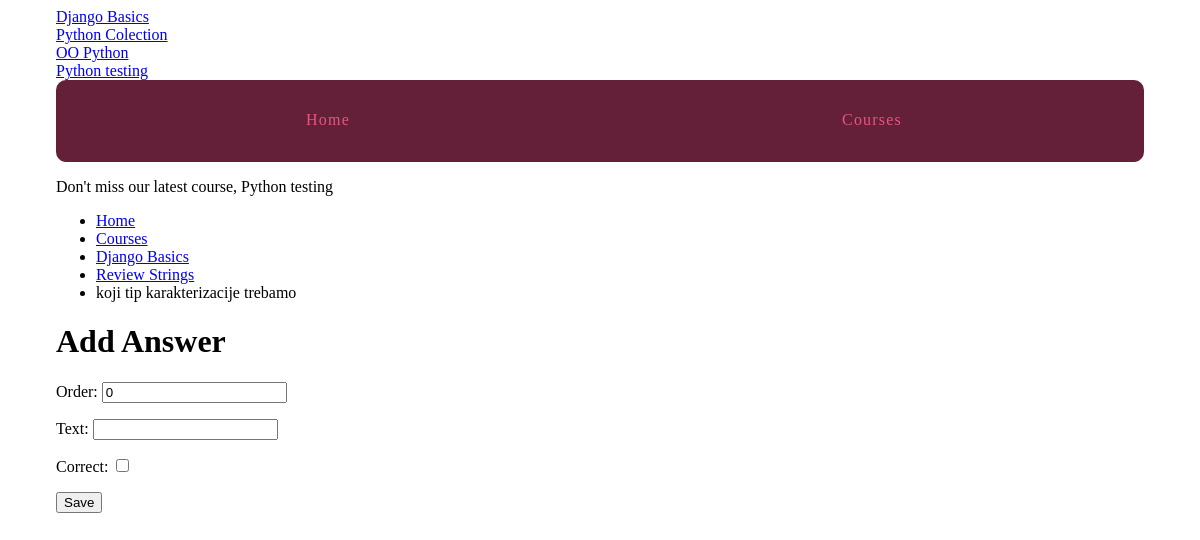
Page /courses/1/create_answer/ (signed in) on the committed database.
### courses/models.py (models this page shows, shortened)
class Course(models.Model):
    created_at = models.DateTimeField(auto_now_add=True)
    title = models.CharField(max_length=255)
    description = models.TextField()
    def __str__(self):
        return self.title

class Question(models.Model):
    quiz = models.ForeignKey(Quiz, on_delete=models.CASCADE,)
    order = models.IntegerField(default=0)
    prompt = models.TextField()
    class Meta:
        ordering = ['order']

class Step(models.Model):
    title = models.CharField(max_length=255)
    description = models.TextField()
    order = models.IntegerField(default=0)
    course = models.ForeignKey(Course,  on_delete=models.CASCADE,)
    class Meta:
        abstract = True
        ordering = ['order',]

class Quiz(Step):
    total_questions = models.IntegerField(default=4)
    class Meta:
        verbose_name_plural = "Quizzes"

### courses/views.py (the view, shortened to what this page needs)
# urls.py: url(r'(?P<question_pk>\d+)/create_answer/$', views.answer_form, name='CreateAnswer'),
@login_required()
def answer_form(request, question_pk):
    question = get_object_or_404(models.Question, pk=question_pk)
    form = forms.AnswerForm()
    return render(request, 'courses/answer_form.html', {'form': form, 'question': question})

### courses/forms.py
class AnswerForm(forms.ModelForm):
    class Meta:
        model = models.Answer
        fields = ['order', 'text', 'correct']

### courses/templatetags/course_extras.py (called while the page is built)
@register.simple_tag
def newest_course():
    return Course.objects.latest('created_at')

@register.inclusion_tag('courses/course_nav.html')
def nav_courses_list():
    courses = Course.objects.all()
    return {'courses': courses}

### courses/templates/courses/answer_form.html (shortened to what this page needs)
{% extends "courses/layout.html" %}
{% load course_extras %}
{% block breadcrumbs %}
    <li><a href="{% url 'courses:Detail' pk=question.quiz.course.pk %}">{{ question.quiz.course.title }}</a></li>
    <li><a href="{% url 'courses:Quiz' course_pk=question.quiz.course.pk step_pk=question.quiz.pk %}">{{ question.quiz.title }}</a></li>
    <li>{{ question.prompt }}</li>
{% endblock %}
{% block content %}
    <div class="row columns">
            {{ block.super }}
            <h1>Add Answer</h1>
            <form method="POST" action="">
                {{ form.as_p }}
                <input type="submit" class="button" value="Save">
            </form>
    </div>
{% endblock %}

### templates/layout.html (shortened to what this page needs)
{% load static %}
{% load course_extras %}
<!doctype html>
<html>
    <head>
        <link rel="stylesheet" href="{% static 'css/layout.css' %}">
    </head>
    <body>
        <div class="site-container">
            <div>{% nav_courses_list %}</div>
            <nav>
                <a href="{% url 'Home' %}">Home</a>
                <a href="{% url 'courses:Courses' %}">Courses</a>
            </nav>
            <p>Don't miss our latest course, {% newest_course %}</p>
            {% block content %}{% endblock %}
        </div>
    </body>
</html>

### courses/templates/courses/course_nav.html
{% for course in courses %}
    <div><a href="{% url 'courses:Detail' pk=course.pk %}">{{ course.title }}</a></div>
{% endfor %}

### assets/css/layout.css (style rules this page uses)
html { box-sizing: border-box; }
*, *::after, *::before { box-sizing: inherit; }
.site-container { max-width: 68em; margin-left: auto; margin-right: auto; }
.site-container::after { clear: both; content: ""; display: table; }
.site-container nav { width: 100%; display: table; width: 100%; table-layout: fixed; border-bottom-left-radius: 10px; border-bottom-right-radius: 10px; border-top-left-radius: 10px; border-top-right-radius: 10px; border-bottom-left-radius: 10px; border-top-left-radius: 10px; border-bottom-right-radius: 10px; border-top-right-radius: 10px; background-color: #642039; margin-bottom: 1em; overflow: hidden; }
.site-container nav a { display: table-cell; width: 8.33333%; padding: 10px; border-bottom: 2px solid #642039; color: #e6557e; letter-spacing: 0.075em; line-height: 60px; text-align: center; text-decoration: none; }

### rows in the picture
Course: title "Django Basics"
Course: title "Python Colection"
Course: title "OO Python"
Course: title "Python testing"
Question: quiz.course "Django Basics", quiz "Review Strings", prompt "koji tip karakterizacije trebamo"
